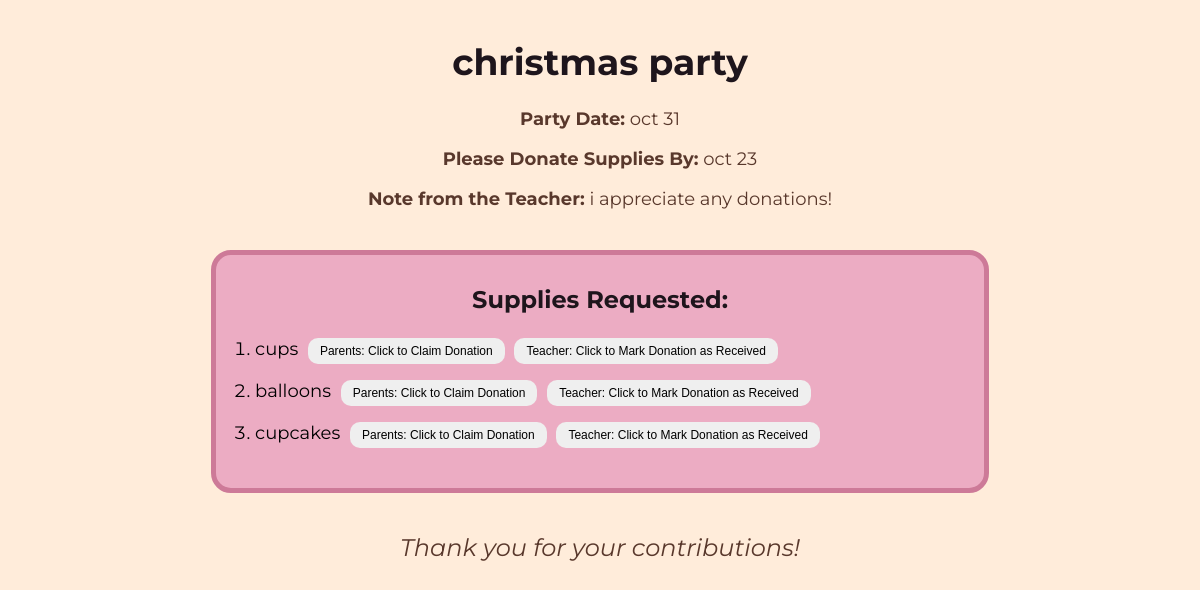
Screenshot of /party_list/1 with the database file from the repository.
### tables this page shows
CREATE TABLE Party (
            id INTEGER PRIMARY KEY AUTOINCREMENT,
            name TEXT,
            party_date TEXT,
            supplies_due_date TEXT,
            parent_note TEXT
        );

CREATE TABLE Supplies (
            id INTEGER PRIMARY KEY AUTOINCREMENT,
            party_id INTEGER,
            name TEXT,
            claimed BOOLEAN DEFAULT 0,
            received BOOLEAN DEFAULT 0,
            FOREIGN KEY (party_id) REFERENCES Party (id)
        );

### app.py (the view)
@app.route('/party_list/<int:party_id>')
def party_list(party_id):
    conn = sqlite3.connect('class_party_support.db')
    cursor = conn.cursor()
    cursor.execute('SELECT * FROM Party WHERE id = ?', (party_id,))
    party = cursor.fetchone()
    cursor.execute('SELECT id, name, claimed, received FROM Supplies WHERE party_id = ?', (party_id,))
    supplies = cursor.fetchall()
    conn.close()
    if party:
        return render_template('results.html', party=party, supplies=supplies)
    else:
        return "Party not found!", 404

### templates/results.html (shortened to what this page needs)
<!DOCTYPE html>
<html lang="en">
<head>
    <link rel="stylesheet" href="{{ url_for('static', filename='styles.css') }}">
</head>
<body>
    <header>
        <h1>{{ party[1] }}</h1>
    </header>
    <div id="party-details">
        <p><strong>Party Date:</strong> {{ party[2] }}</p>
        <p><strong>Please Donate Supplies By:</strong> {{ party[3] }}</p>
        <p><strong>Note from the Teacher:</strong> {{ party[4] }}</p>
    </div>
    <div id="supplies-list">
        <h3>Supplies Requested:</h3>
        <ul>
            {% for supply in supplies %}
                <li>
                    {{ supply[1] }}
                    <form action="{{ url_for('claim_supply', supply_id=supply[0]) }}" method="POST" style="display:inline;">
                        <button type="submit" {% if supply[2] == 1 %}style="background-color: gray;"{% endif %}>{{ 'Parents: Click to Unclaim Donation' if supply[2] == 1 else 'Parents: Click to Claim Donation' }}</button>
                    </form>
                    <form action="{{ url_for('receive_supply', supply_id=supply[0]) }}" method="POST" style="display:inline;">
                        <button type="submit" {% if supply[3] == 1 %}style="background-color: gray;"{% endif %}>{{ 'Teacher: Click to Unmark Donation as Received' if supply[3] == 1 else 'Teacher: Click to Mark Donation as Received' }}</button>
                    </form>
                </li>
            {% endfor %}
        </ul>
    </div>
    <div id="footer">
        <p><i>Thank you for your contributions!</i></p>
    </div>
</body>
</html>

### static/styles.css (style rules this page uses)
body { font-family: 'Montserrat', sans-serif; margin: 0; padding: 0; box-sizing: border-box; background-color: #FFECDA; }
h1 { font-size: 5vw; color: #1E151C; }
header h1 { text-align: center; font-size: 3vw; margin-top: 5vh; }
#party-details { text-align: center; font-size: 1.5vw; margin-top: 2vh; color: #59382C; }
#supplies-list { background-color: #ecacc3; border: 5px solid #CD7A98; width: 60vw; margin: 5vh auto; padding-right: 2vw; padding-left: 2vw; padding-bottom: 2vw; padding-top: 0.5vw; border-radius: 20px; }
#supplies-list h3 { text-align: center; font-size: 2vw; color: #1E151C; }
#supplies-list ul { list-style-type: ol; padding-left: 15px; }
#supplies-list li { margin: 2vh 0; font-size: 1.5vw; }
button { font-size: 1vw; padding: 0.5vw 1vw; border: none; border-radius: 10px; cursor: pointer; }
form[style*="inline"] button { margin-left: 10px; }
form[method="POST"] button[type="submit"] { margin-left: 5px; }
button[type="submit"] { margin-left: 5px; }
#footer { text-align: center; margin-top: 5px; font-size: 2vw; color: #59382C; }

### rows the page displays
Party: name "christmas party", party_date "oct 31", supplies_due_date "oct 23", parent_note "i appreciate any donations!"
Supplies: name "cups", claimed "Parents: Click to Claim Donation", received "Teacher: Click to Mark Donation as Received"
Supplies: name "balloons", claimed "Parents: Click to Claim Donation", received "Teacher: Click to Mark Donation as Received"
Supplies: name "cupcakes", claimed "Parents: Click to Claim Donation", received "Teacher: Click to Mark Donation as Received"
